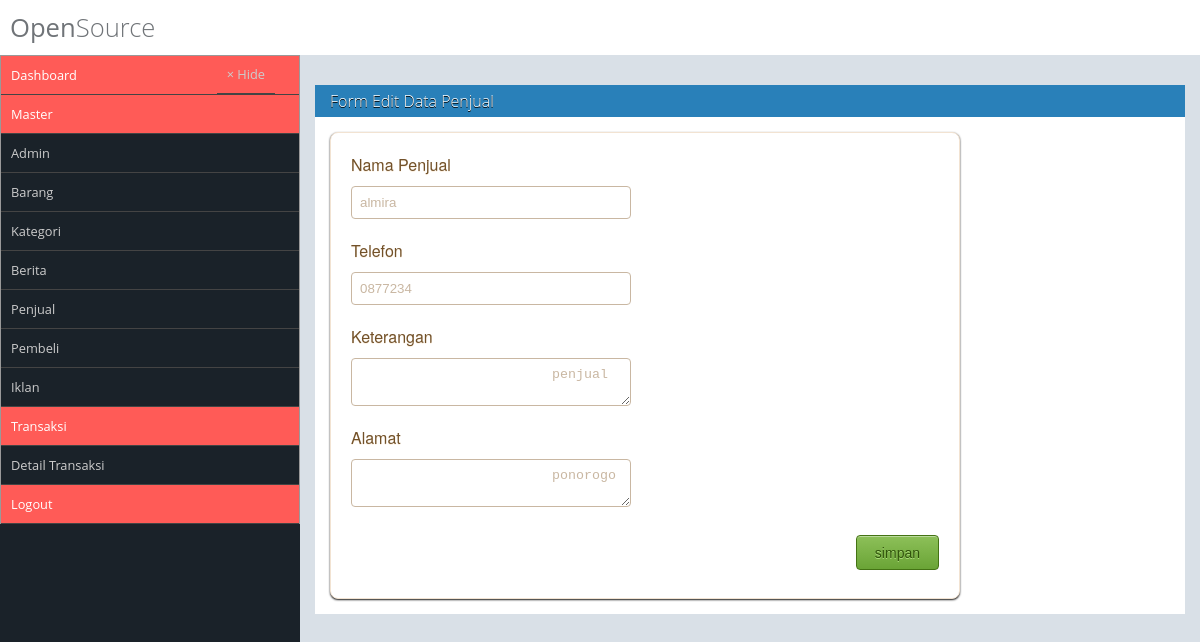
Screenshot of /pages/admin.php?hal=epenjual&id_pen=1 (signed in) with the database file from the repository.
### tables this page shows
CREATE TABLE `tb_penjual` (
  `id_pen` int(11) NOT NULL,
  `penjual` varchar(100) NOT NULL,
  `telp` varchar(20) NOT NULL,
  `ket` text NOT NULL,
  `alamat` varchar(100) NOT NULL
);

### lib/class-Ff.php (called while the page is built, shortened)
 <?php
class Fungsi{
	function get($p, $a = "") {
		return isset($_GET["$p"])?$_GET["$p"]:"$a";
	}
}
$ff = new Fungsi();
?>

### lib/class-Db.php (called while the page is built, shortened)
<?php
class Db {
	var $db = null;
	public function __construct()
	{
		try {
			$this->db = new PDO("mysql:host=localhost;dbname=ecoms","root","");
			$this->db->setAttribute(PDO::ATTR_ERRMODE,PDO::ERRMODE_EXCEPTION);
		} catch (PDOException $e) {
			die("Connection Error :".$e->getMessage());
		}
	}
	function select($t, $f="*") {
		$query = $this->db->prepare("select $f from $t");
		$query->execute();
		return $query;
	}
}
	$odb = new Db();
?>

### pages/epenjual.php (the view)
<?php
    $id = $ff->get("id_pen");
    $res = $odb->select("tb_penjual where id_pen = '$id'");
    $dt1 = $res->fetch();
?>
<div id="box">
    <div class="box-top">Form Edit Data Penjual</div>
    <div class="box-panel">
        <form method="post" action="spenjual.php?aksi=edit&id_pen=<?=$id?>" class="form-container" enctype="multipart/form-data">
            <div class="form-title">Nama Penjual</div>
            <input type="text" name="penjual" class="form-field" value="<?=$dt1['penjual']?>">
            <div class="form-title">Telefon</div>
            <input type="number" name="telp" class="form-field" value="<?=$dt1['telp']?>">
            <div class="form-title">Keterangan</div>
            <textarea name="ket" class="form-field" value="<?=$dt1['ket']?>">
            <?=$dt1['ket']?>
            </textarea>
            <div class="form-title">Alamat</div>
            <textarea name="alamat" class="form-field" value="<?=$dt1['alamat']?>">
            <?=$dt1['alamat']?>
            </textarea>
            <div class="submit-container">
                <input type="submit" name="btnsimpan" value="simpan" class="submit-button">
            </div>
        </form>
    </div>
</div>

### style/admin.css (style rules this page uses)
* { margin: 0; padding: 0; box-sizing: border-box; }
body { font-family: 'Open Sans'; }
div#box { margin-top: 15px; }
div#box .box-top { color: #fff; text-shadow: 0 1px #000; background: #2980b9; padding: 5px; padding-left: 15px; font-weight: 300; }
div#box .box-panel { padding: 15px; background: #fff; color: #333; }
.form-container { border: 1px solid #f2e3d2; background: #fff; -webkit-border-radius: 8px; -moz-border-radius: 8px; border-radius: 8px; -webkit-box-shadow: rgba(000,000,000,0.9) 0 1px 2px, inset rgba(255,255,255,0.4) 0 0px 0 ; -moz-box-shadow: rgba(000,000,000,0.9) 0 1px 2px, inset rgba(255,255,255,0.4) 0 0px 0; box-shadow: rgba(000,000,000,0.9) 0 1px 2px, inset rgba(255,255,255,0.4) 0 0px 0; font-family: 'Helvetica Neue',Helvetica,sans-serif; text-decoration: none; vertical-align: middle; min-width: 300px; padding: 20px; width: 75%; }
.form-field { border: 1px solid #c9b7a2; background: #fff; -webkit-border-radius: 4px; -moz-border-radius: 4px; border-radius: 4px; color: #c9b7a2; -webkit-box-shadow: rgba(255,255,255,0.4) 0 1px 0, inset rgba(000,000,000,0.7) 0 0px 0px; -moz-box-shadow: rgba(255,255,255,0.4) 0 1px 0, inset rgba(000,000,000,0.7) 0 0px 0px; box-shadow: rgba(255,255,255,0.4) 0 1px 0, inset rgba(000,000,000,0.7) 0 0px 0px; padding: 8px; margin-bottom: 20px; width: 280px; }
.form-title { margin-bottom: 10px; color: #725129; text-shadow: #fdf2e4 0 1px 0 ; }
.submit-container { margin: 8px 0; text-align: right; }
.submit-button { border: 1px solid #447314; background: #6aa436; background: -webkit-gradient(linear, left top, left bottom, from(#8dc059), to(#6aa436)); background: -webkit-linear-gradient(top, #8dc059, #6aa436); background: -moz-linear-gradient(top, #8dc059, #6aa436); background: -ms-linear-gradient(top, #8dc059, #6aa436); background: -o-linear-gradient(top, #8dc059, #6aa436); background-image: -ms-linear-gradient(top, #8dc059 0%, #6aa436 100% ); -webkit-border-radius: 4px; -moz-border-radius: 4px; border-radius: 4px; -webkit-box-shadow: rgba(255,255,255,0.4) 0 1px 0, inset rgba(255,255,255,0.4) 0 1px 0; -moz-box-shadow: rgba(255,255,255,0.4) 0 1px 0, inset rgba(255,255,255,0.4) 0 1px 0; box-shadow: rgba(255,255,255,0.4) 0 1px 0, inset rgba(255,255,255,0.4) 0 1px 0; text-shadow: #addc7e 0 1px 0; color: #31540c; font-family: helvetica,serif; padding: 8.5px 18px; font-size: 14px; text-decoration: none; vertical-align: middle; }

### rows the page displays
tb_penjual: penjual "almira", telp "0877234", ket "penjual", alamat "ponorogo"
